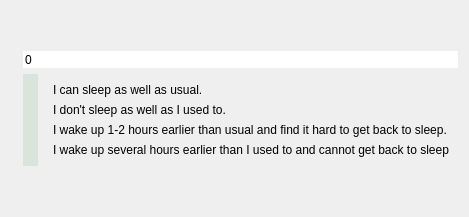
          <widget class="QWidget" name="pageOne">
           <layout class="QGridLayout" name="gridLayout_9">
            <item row="2" column="0">
             <spacer name="verticalSpacer_33">
              <property name="orientation">
               <enum>Qt::Vertical</enum>
              </property>
              <property name="sizeHint" stdset="0">
               <size>
                <width>20</width>
                <height>40</height>
               </size>
              </property>
             </spacer>
            </item>
            <item row="1" column="0">
             <widget class="QFrame" name="frame">
              <layout class="QGridLayout" name="gridLayout_42">
               <property name="leftMargin">
                <number>12</number>
               </property>
               <property name="topMargin">
                <number>0</number>
               </property>
               <property name="rightMargin">
                <number>0</number>
               </property>
               <property name="bottomMargin">
                <number>0</number>
               </property>
               <item row="1" column="1">
                <widget class="QFrame" name="frame_6">
                 <layout class="QVBoxLayout" name="verticalLayout_15">
                  <item>
                   <widget class="QLabel" name="label_58">
                    <property name="text">
                     <string>I can sleep as well as usual.</string>
                    </property>
                   </widget>
                  </item>
                  <item>
                   <widget class="QLabel" name="label_59">
                    <property name="text">
                     <string>I don't sleep as well as I used to.</string>
                    </property>
                   </widget>
                  </item>
                  <item>
                   <widget class="QLabel" name="label_60">
                    <property name="text">
                     <string>I wake up 1-2 hours earlier than usual and find it hard to get back to sleep.</string>
                    </property>
                   </widget>
                  </item>
                  <item>
                   <widget class="QLabel" name="label_61">
                    <property name="text">
                     <string>I wake up several hours earlier than I used to and cannot get back to sleep</string>
                    </property>
                   </widget>
                  </item>
                 </layout>
                </widget>
               </item>
               <item row="1" column="0">
                <widget class="QSlider" name="b_slider_16">
                 <property name="styleSheet">
                  <string notr="true">

/* ///////////////////////////////////////////////////////////////
QSlider Colors
/////////////////////////////////////////////////////////////// */

QSlider::handle:vertical {background:rgb(96,175,106);}
QSlider::handle:vertical:hover {background:rgb(136,215,146);}
QSlider::handle:vertical:pressed {background:rgb(46,125,56);}
QSlider::groove:vertical:hover {background:rgba(96,175,106,0.25);}
QSlider::groove:vertical {background:rgba(96,175,106,0.15);}

        </string>
                 </property>
                 <property name="maximum">
                  <number>3</number>
                 </property>
                 <property name="orientation">
                  <enum>Qt::Vertical</enum>
                 </property>
                 <property name="invertedAppearance">
                  <bool>true</bool>
                 </property>
                </widget>
               </item>
               <item row="0" column="0" colspan="2">
                <widget class="QSpinBox" name="b_box_16">
                 <property name="frame">
                  <bool>false</bool>
                 </property>
                 <property name="buttonSymbols">
                  <enum>QAbstractSpinBox::NoButtons</enum>
                 </property>
                </widget>
               </item>
              </layout>
             </widget>
            </item>
            <item row="0" column="0">
             <spacer name="verticalSpacer_34">
              <property name="orientation">
               <enum>Qt::Vertical</enum>
              </property>
              <property name="sizeHint" stdset="0">
               <size>
                <width>20</width>
                <height>40</height>
               </size>
              </property>
             </spacer>
            </item>
           </layout>
          </widget>
